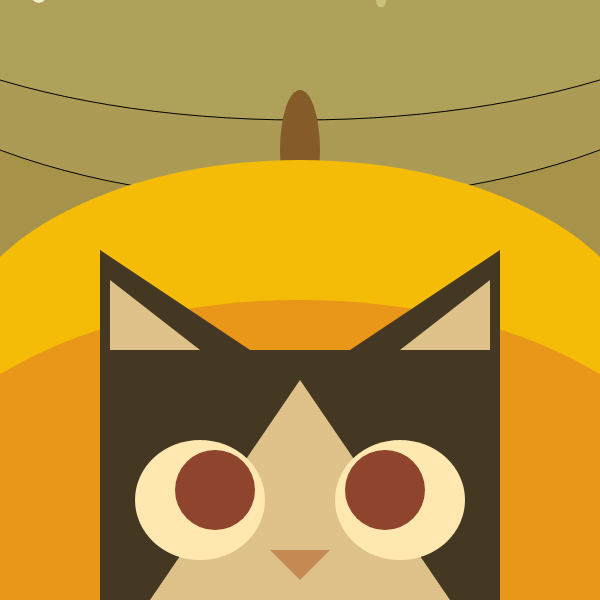
Frame 1 (no input)
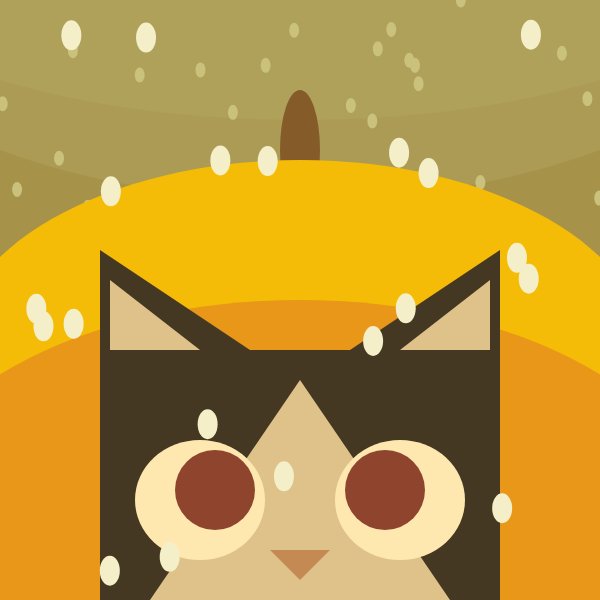
Frame 60 (no input)
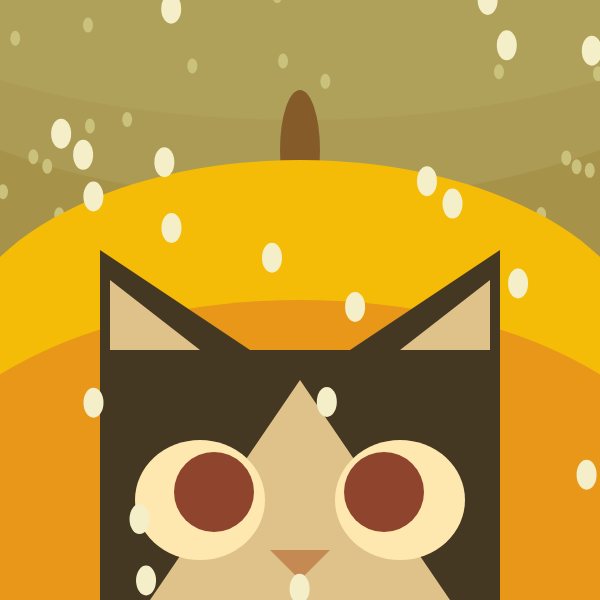
Frame 120 (the mouse pressed at the canvas centre since frame 60)

The p5.js sketch that drew these frames (run headless with seeded random() and noise() and a simulated clock; from frame 60 on, the mouse is pressed at the canvas centre):

// p5.js sketch
// ── sketch.js
let snowFg = [];
let snowBg = [];
let eyes = true;
let eyeDirection = "front";
let lastEyeMove = 0;
let lastBlink = 0;
let blinkStartTime = 0;

function setup() {
	createCanvas(600, 600);
	frameRate(60);

	// initialize snow
	for (let j = 0; j < 20; j++) {
		snowFg[j] = {
			x: random(0, width),
			y: random(-600, 0),
			speed: random(8, 12),
		};
	}
	for (let k = 0; k < 60; k++) {
		snowBg[k] = {
			x: random(0, width),
			y: random(-600, 0),
			speed: random(4, 6),
		};
	}
}

function drawBackground() {
	background("#A7924A");
	fill("#AC9B54");
	ellipse(width / 2, -50, 1000, 500);
	fill("#AFA15A");
	ellipse(width / 2, -80, 1000, 400);

	noStroke();
	fill("#C9C17C");
	for (let i = 0; i < snowBg.length; i++) {
		const snow = snowBg[i];
		ellipse(snow.x, snow.y, 10, 15);
		snow.y += snow.speed;

		if (snow.y > 650) {
			snow.y = 0;
			snow.x = random(0, width);
			snow.speed = random(4, 6);
		}
	}
}

function drawForeground() {
	noStroke();
	fill("#f4efc8");
	for (let i = 0; i < snowFg.length; i++) {
		const snow = snowFg[i];
		ellipse(snow.x, snow.y, 20, 30);
		snow.y += snow.speed;

		if (snow.y > 650) {
			snow.y = 0;
			snow.x = random(0, width);
			snow.speed = random(8, 12);
		}
	}
}

function drawUmbrella() {
	fill("#855B2A");
	ellipse(width / 2, height / 4, 40, 120); // end tip
	fill("#F5BC07");
	ellipse(width / 2, 360, 700, 400); // top
	fill("#E89719");
	ellipse(width / 2, 520, 800, 440); // back
}

function drawCat() {
	fill("#453823");
	rect(100, 350, 400, 500, 20); // base
	triangle(100, 250, 100, 400, 250, 350); // base ear L
	triangle(500, 250, 500, 400, 350, 350); // base ear R

	fill("#dec28a");
	triangle(300, 380, 150, 600, 450, 600); // inner face
	triangle(110, 280, 110, 350, 200, 350); // inner ear L
	triangle(490, 280, 490, 350, 400, 350); // inner ear R

	fill("#C58954");
	triangle(300, 580, 270, 550, 330, 550); // nose

	if (eyes) {
		fill("#FEE8AF");
		ellipse(200, 500, 130, 120); // sclera L
		ellipse(400, 500, 130, 120); // sclera L

		fill("#8E442D"); // "front" by default
		let offsetX = 0;
		let offsetY = 0;
		if (eyeDirection === "right") {
			offsetX = 2;
			offsetY = 1;
		} else if (eyeDirection === "left") {
			offsetX = -1;
			offsetY = 2;
		} else if (eyeDirection === "down") {
			offsetX = 1;
			offsetY = 3;
		}
		circle(215 + offsetX, 490 + offsetY, 80); // pupils L
		circle(385 + offsetX, 490 + offsetY, 80); // pupils R
	} else {
		stroke("#282116");
		strokeWeight(24);
		line(150, 500, 250, 510); // closed eye L
		line(450, 500, 350, 510); // closed eye R
	}

	// eye movement
	if (millis() - lastEyeMove > random(1000, 4000)) {
		let eyeChance = random();
		lastEyeMove = millis();

		if (eyeChance < 0.6) {
			eyeDirection = "front";
		} else if (eyeChance >= 0.6 && eyeChance < 0.7) {
			eyeDirection = "right";
		} else if (eyeChance >= 0.7 && eyeChance < 0.8) {
			eyeDirection = "left";
		} else {
			eyeDirection = "down";
		}
	}

	// blink
	if (millis() - lastBlink > random(6000, 10000)) {
		eyes = !eyes; // hide eyes
		blinkStartTime = millis(); // start blink timer
		lastBlink = millis();
	}
	if (!eyes && millis() - blinkStartTime > 400) {
		eyes = true; // open eyes
	}
}

function draw() {
	drawBackground();
	drawUmbrella();
	drawCat();
	drawForeground();
}

// ── style.css
html,
body {
	margin: 0;
	padding: 0;
	background-color: #7b5224;
	display: flex;
	min-height: 100vh;
	flex-direction: column;
	justify-content: center;
	align-items: center;
}

/* .shape {
	position: absolute;
	background-color: #855b2a;
	width: 1000px;
	height: 1000px;
	border-radius: 50%;
} */

canvas {
	position: relative;
	border-radius: 10%;
	box-shadow: 10px 10px 20px rgba(39, 34, 34, 0.21);
	transition: transform 0.4s ease-in-out;
	border: #fee8af solid 20px;
}

canvas:hover {
	transform: rotate(1deg);
}
